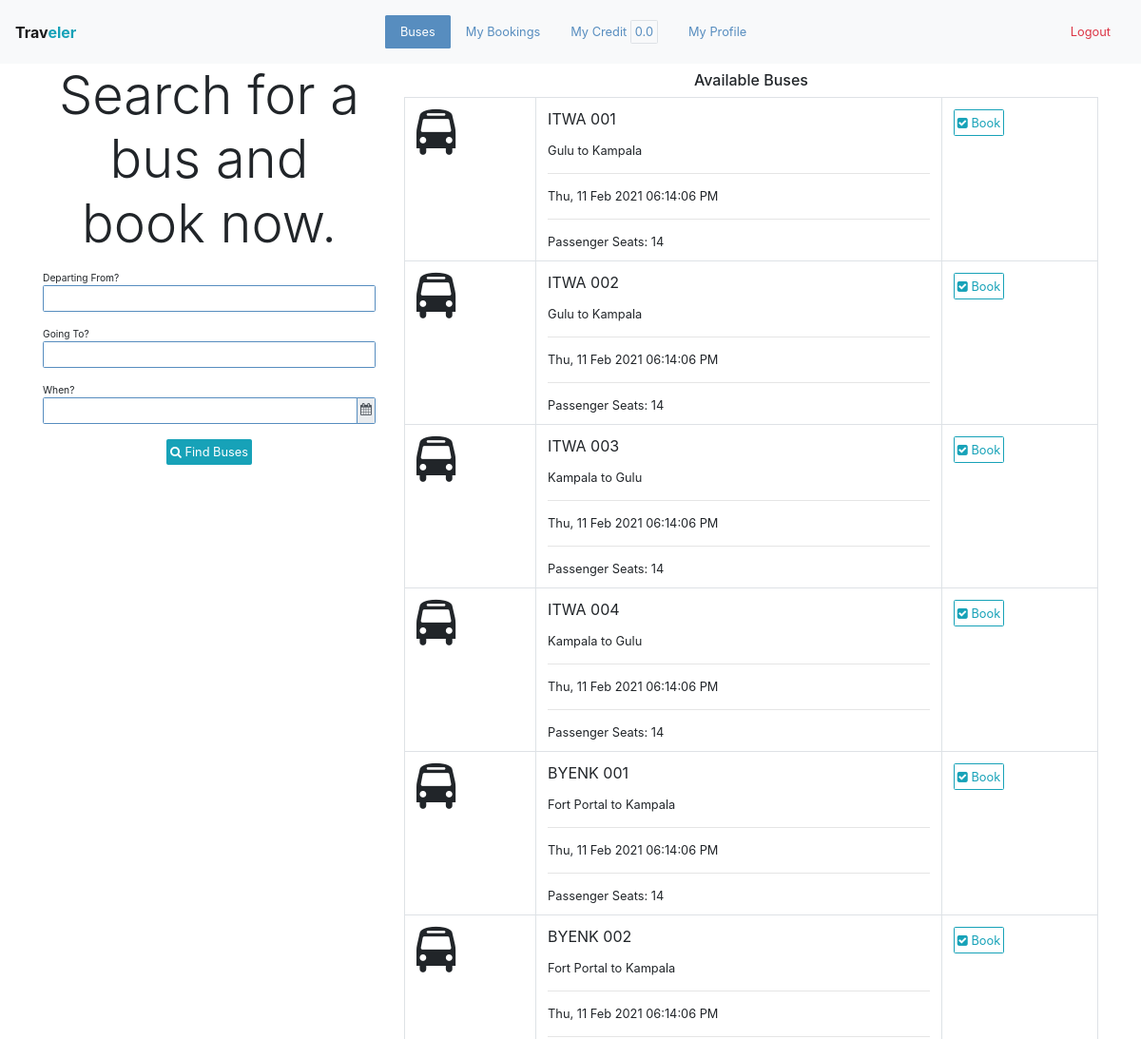
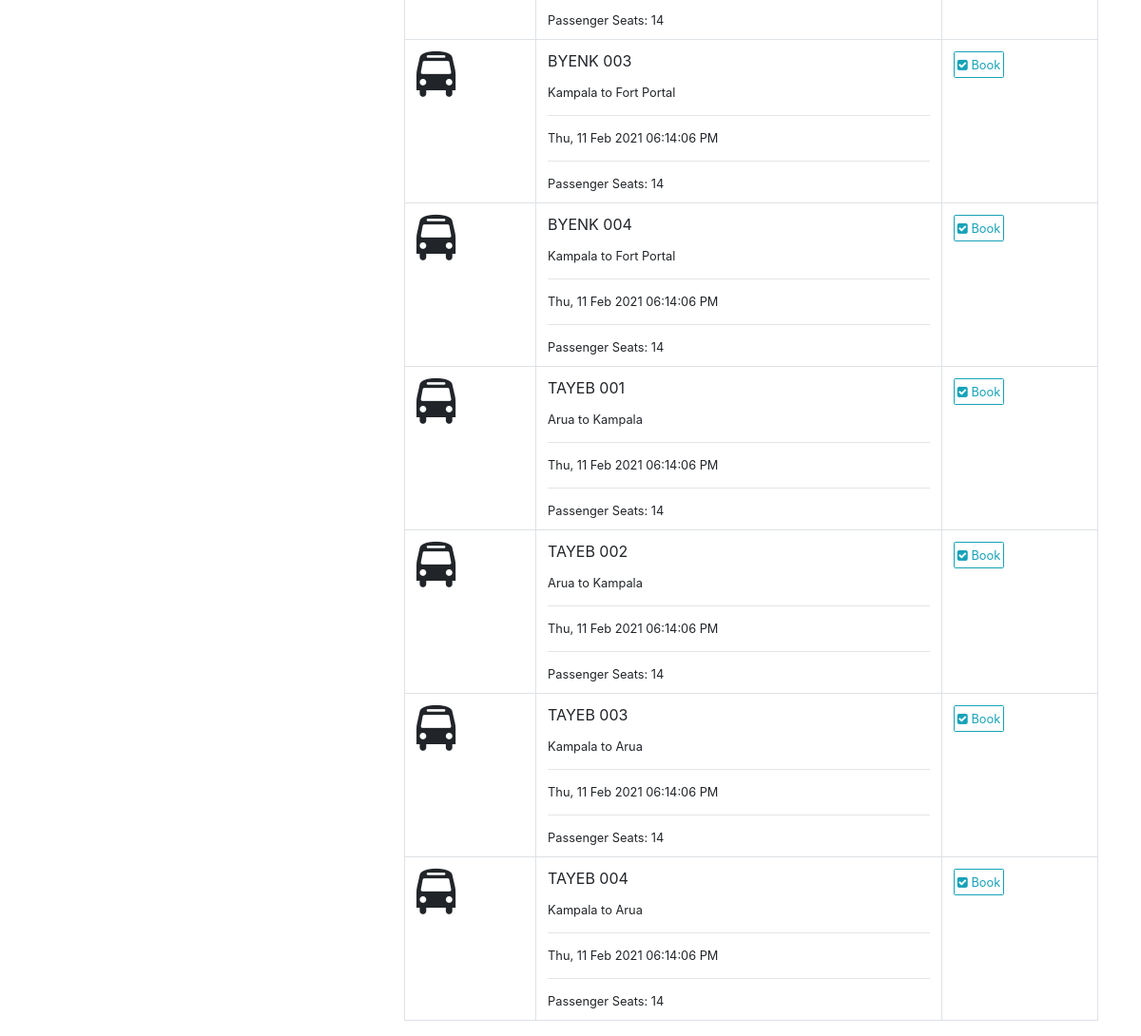
Before: /bus/search (signed in) with the older database file (2 pictures, top to bottom).
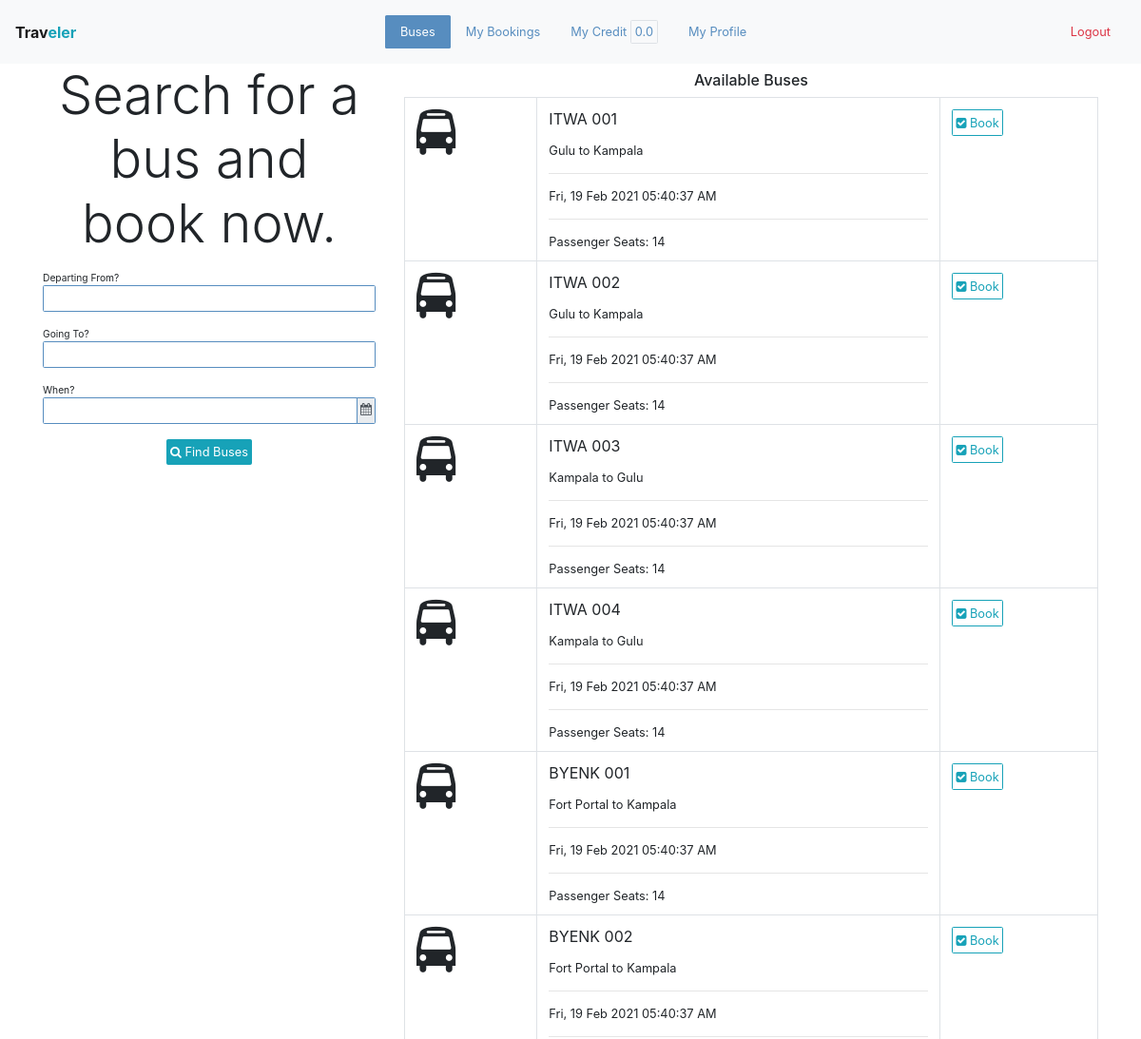
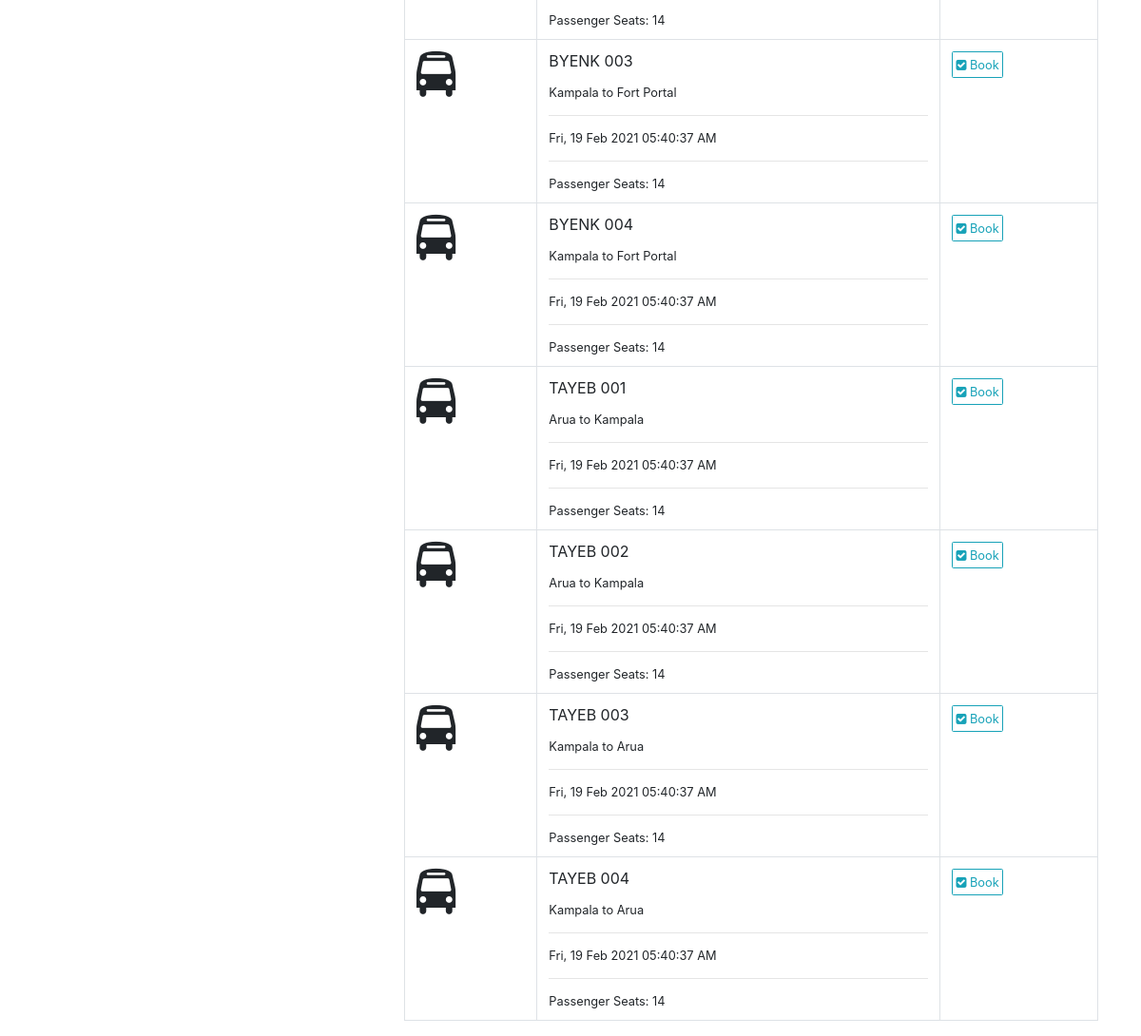
After: the same page with the newer database file (2 pictures, top to bottom).
### app/models/models.py (models this page shows, shortened)
class Bus(db.Model):
    id = db.Column(db.Integer, primary_key=True)
    number = db.Column(db.String(16))
    columns = db.Column(db.Integer)
    rows = db.Column(db.Integer)
    broadcast = db.Column(db.Boolean)
    departure_time = db.Column(db.DateTime)
    schedule_cancelled_reason = db.Column(db.String(1024))
    booking_deadline = db.Column(db.DateTime)
    free_bus_time = db.Column(db.DateTime)
    branch_id = db.Column(db.Integer, db.ForeignKey("branch.id"))
    company_id = db.Column(db.Integer, db.ForeignKey("company.id"))
    status_id = db.Column(db.Integer, db.ForeignKey("status.id"))
    journey_id = db.Column(db.Integer, db.ForeignKey("journey.id"))
    grids = db.relationship("Grid", backref="bus", cascade="delete", lazy="dynamic")
    bookings = db.relationship("Booking", backref="bus")
    payments = db.relationship("Payment", backref="bus")
    def seats(self):
        return list(filter(lambda grid:grid.grid_type==1, self.grids))

class Journey(db.Model):
    id = db.Column(db.Integer, primary_key=True)
    from_ = db.Column(db.String(64))
    to = db.Column(db.String(64))
    distance = db.Column(db.Float)
    duration = db.Column(db.Float)
    branch_id = db.Column(db.Integer, db.ForeignKey("branch.id"))
    buses = db.relationship("Bus", backref="journey")
    pickups = db.relationship("Pickup", backref="journey")
    pricings = db.relationship("Pricing", backref="journey")
    payments = db.relationship("Payment", backref="journey")
    def __str__(self):
        return f"{self.from_} to {self.to}"

### app/WEB/views/bus.py (the view)
@bus_bp.route("/search", methods=["GET"])
def search_buses():
	search_buses_form = SearchBusesForm(request.args)
	from_ = None
	to = None
	departure_time = None
	if search_buses_form.validate():
		data = search_buses_form.data
		from_ = data.get("from_")
		to = data.get("to")
		departure_time = data.get("departure_time")
	buses = find_buses(from_=from_, to=to, departure_time=departure_time)
	if departure_time:
		search_buses_form.departure_time.data = departure_time.strftime(app.config.get("TIME_FORMAT"))
	template = "index/search-buses-results.html"
	if current_user.is_authenticated:
		template = "bus/passenger-buses.html"
	return render_template(template, buses=buses, search_buses_form=search_buses_form)

### app/WEB/forms/bus.py (shortened to what this page needs)
class SearchBusesForm(FlaskForm):
	UTC_offset = StringField(widget=HiddenInput())
	from_ = StringField("Departing From?", validators=[])
	to = StringField("Going To?", validators=[])
	departure_time = StringField("When?", validators=[])
	submit = SubmitField('Find Bus')
	def __init__(self, *args, **kwargs):
		super().__init__(*args, **kwargs)
		self.datetime_format = app.config.get("TIME_FORMAT")
	def validate_departure_time(form, field):
		departure_time = field.data

### app/WEB/context_processors.py (called while the page is built)
@app.context_processor
def application():
	return  {
		"HOST": app.config.get("HOST_ADDRESS")
	}

@app.context_processor
def company():
	context = dict()
	if current_user.is_authenticated:
		context["profile"] = current_user.profile
		branch = current_user.profile.branch
		if branch:
			context["branch"] = branch
			context["company"] = branch.company
	return context

### app/WEB/template_filters.py (called while the page is built)
def datetimeformat(value, format='%H:%M / %d-%m-%Y'):
	if isinstance(value, datetime):
		return value.strftime(format)

### app/helpers/datetimes.py (called while the page is built)
def now():
	return datetime.datetime.now().astimezone(timezone)

### app/setup.py (called while the page is built)
@login_manager.user_loader
def load_user(user_id):
	return User.query.get(user_id)

### app/templates/bus/passenger-buses.html
{% extends 'index/passenger-base.html' %}
{% block buses_active %}active{% endblock %}
{% block content %}
	<div class="container">
		<div class="row">
			<div class="col-md-4">
				{% include 'index/search-buses-form.html' %}
			</div>
			<div class="col-md-8">
				{% include 'index/available-buses.html' %}
			</div>
		</div>
	</div>
{% endblock %}

### app/templates/index/available-buses.html
<h5 class="p-2 m-0 text-center">Available Buses</h5>
<table class="table table-responsive-sm border">
    <tbody>
        {% for bus in buses %}
            <tr>
                <td>
                	<span class="fa fa-bus fa-3x"></span>
                </td>
                <td class="border m-auto">
                    <p>{{bus.number}}</p>
                    <small>{{bus.journey}}</small>
                    <hr>
                    <small>{{bus.departure_time|datetimeformat('%a, %d %b %Y %r')}}</small>
                    <hr>
                    <small>Passenger Seats: {{bus.seats()|length}} </small>
                </td>
                <td><a href="{{url_for('bus.get_passenger_bus', bus_id=bus.id)}}" class='btn btn-outline-info'><span class="fa fa-check-square"></span> Book</a></td>
            </tr>
        {% else %}
            <div class="container" align="center">
                <p class="display-5 text-muted p-2">No Buses Available!</p>
            </div>
        {% endfor %}
    </tbody>
</table>

Changed rows visible on the page:
changed Bus "ITWA 001": departure_time "Thu, 11 Feb 2021 06:14:06 PM" → "Fri, 19 Feb 2021 05:40:37 AM"
changed Bus "ITWA 002": departure_time "Thu, 11 Feb 2021 06:14:06 PM" → "Fri, 19 Feb 2021 05:40:37 AM"
changed Bus "ITWA 003": departure_time "Thu, 11 Feb 2021 06:14:06 PM" → "Fri, 19 Feb 2021 05:40:37 AM"
changed Bus "ITWA 004": departure_time "Thu, 11 Feb 2021 06:14:06 PM" → "Fri, 19 Feb 2021 05:40:37 AM"
changed Bus "BYENK 001": departure_time "Thu, 11 Feb 2021 06:14:06 PM" → "Fri, 19 Feb 2021 05:40:37 AM"
changed Bus "BYENK 002": departure_time "Thu, 11 Feb 2021 06:14:06 PM" → "Fri, 19 Feb 2021 05:40:37 AM"
changed Bus "BYENK 003": departure_time "Thu, 11 Feb 2021 06:14:06 PM" → "Fri, 19 Feb 2021 05:40:37 AM"
changed Bus "BYENK 004": departure_time "Thu, 11 Feb 2021 06:14:06 PM" → "Fri, 19 Feb 2021 05:40:37 AM"
changed Bus "TAYEB 001": departure_time "Thu, 11 Feb 2021 06:14:06 PM" → "Fri, 19 Feb 2021 05:40:37 AM"
changed Bus "TAYEB 002": departure_time "Thu, 11 Feb 2021 06:14:06 PM" → "Fri, 19 Feb 2021 05:40:37 AM"
changed Bus "TAYEB 003": departure_time "Thu, 11 Feb 2021 06:14:06 PM" → "Fri, 19 Feb 2021 05:40:37 AM"
changed Bus "TAYEB 004": departure_time "Thu, 11 Feb 2021 06:14:06 PM" → "Fri, 19 Feb 2021 05:40:37 AM"
